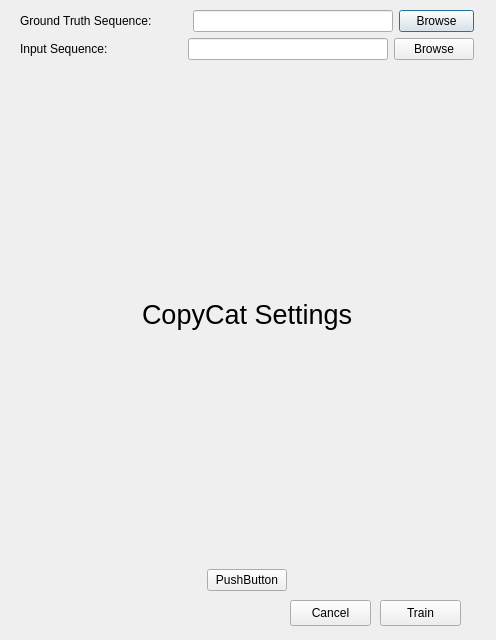
<?xml version="1.0" encoding="UTF-8"?>
<ui version="4.0">
 <class>Dialog</class>
 <widget class="QDialog" name="Dialog">
  <property name="geometry">
   <rect>
    <x>0</x>
    <y>0</y>
    <width>496</width>
    <height>640</height>
   </rect>
  </property>
  <property name="windowTitle">
   <string>Dialog</string>
  </property>
  <widget class="QWidget" name="verticalLayoutWidget">
   <property name="geometry">
    <rect>
     <x>20</x>
     <y>10</y>
     <width>454</width>
     <height>581</height>
    </rect>
   </property>
   <layout class="QVBoxLayout" name="verticalLayout">
    <item>
     <layout class="QHBoxLayout" name="gt_frames">
      <item>
       <widget class="QLabel" name="gt_label">
        <property name="text">
         <string>Ground Truth Sequence:</string>
        </property>
       </widget>
      </item>
      <item>
       <spacer name="gt_spacer1">
        <property name="orientation">
         <enum>Qt::Horizontal</enum>
        </property>
        <property name="sizeHint" stdset="0">
         <size>
          <width>40</width>
          <height>20</height>
         </size>
        </property>
       </spacer>
      </item>
      <item>
       <widget class="QLineEdit" name="gt_file_path">
        <property name="minimumSize">
         <size>
          <width>200</width>
          <height>0</height>
         </size>
        </property>
        <property name="maximumSize">
         <size>
          <width>200</width>
          <height>16777215</height>
         </size>
        </property>
       </widget>
      </item>
      <item>
       <widget class="QPushButton" name="gt_file_browse">
        <property name="minimumSize">
         <size>
          <width>30</width>
          <height>0</height>
         </size>
        </property>
        <property name="maximumSize">
         <size>
          <width>100</width>
          <height>16777215</height>
         </size>
        </property>
        <property name="text">
         <string>Browse</string>
        </property>
       </widget>
      </item>
     </layout>
    </item>
    <item>
     <layout class="QHBoxLayout" name="input_frames">
      <item>
       <widget class="QLabel" name="input_label">
        <property name="text">
         <string>Input Sequence:</string>
        </property>
       </widget>
      </item>
      <item>
       <spacer name="input_spacer1">
        <property name="orientation">
         <enum>Qt::Horizontal</enum>
        </property>
        <property name="sizeHint" stdset="0">
         <size>
          <width>40</width>
          <height>20</height>
         </size>
        </property>
       </spacer>
      </item>
      <item>
       <widget class="QLineEdit" name="input_file_path">
        <property name="minimumSize">
         <size>
          <width>200</width>
          <height>0</height>
         </size>
        </property>
        <property name="maximumSize">
         <size>
          <width>200</width>
          <height>16777215</height>
         </size>
        </property>
       </widget>
      </item>
      <item>
       <widget class="QPushButton" name="input_file_browse">
        <property name="minimumSize">
         <size>
          <width>30</width>
          <height>0</height>
         </size>
        </property>
        <property name="maximumSize">
         <size>
          <width>100</width>
          <height>16777215</height>
         </size>
        </property>
        <property name="text">
         <string>Browse</string>
        </property>
       </widget>
      </item>
     </layout>
    </item>
    <item>
     <layout class="QHBoxLayout" name="cc_settings">
      <item>
       <spacer name="cc_settings_spacer1">
        <property name="orientation">
         <enum>Qt::Horizontal</enum>
        </property>
        <property name="sizeHint" stdset="0">
         <size>
          <width>40</width>
          <height>20</height>
         </size>
        </property>
       </spacer>
      </item>
      <item>
       <widget class="QLabel" name="cc_settings_label">
        <property name="font">
         <font>
          <pointsize>20</pointsize>
         </font>
        </property>
        <property name="text">
         <string>CopyCat Settings</string>
        </property>
       </widget>
      </item>
      <item>
       <spacer name="cc_settings_spacer2">
        <property name="orientation">
         <enum>Qt::Horizontal</enum>
        </property>
        <property name="sizeHint" stdset="0">
         <size>
          <width>40</width>
          <height>20</height>
         </size>
        </property>
       </spacer>
      </item>
     </layout>
    </item>
    <item>
     <layout class="QHBoxLayout" name="horizontalLayout">
      <item>
       <spacer name="horizontalSpacer">
        <property name="orientation">
         <enum>Qt::Horizontal</enum>
        </property>
        <property name="sizeHint" stdset="0">
         <size>
          <width>40</width>
          <height>20</height>
         </size>
        </property>
       </spacer>
      </item>
      <item>
       <widget class="QPushButton" name="pushButton">
        <property name="text">
         <string>PushButton</string>
        </property>
       </widget>
      </item>
      <item>
       <spacer name="horizontalSpacer_2">
        <property name="orientation">
         <enum>Qt::Horizontal</enum>
        </property>
        <property name="sizeHint" stdset="0">
         <size>
          <width>40</width>
          <height>20</height>
         </size>
        </property>
       </spacer>
      </item>
     </layout>
    </item>
   </layout>
  </widget>
  <widget class="QPushButton" name="train_button">
   <property name="geometry">
    <rect>
     <x>380</x>
     <y>600</y>
     <width>81</width>
     <height>26</height>
    </rect>
   </property>
   <property name="text">
    <string>Train</string>
   </property>
  </widget>
  <widget class="QPushButton" name="cancel_button">
   <property name="geometry">
    <rect>
     <x>290</x>
     <y>600</y>
     <width>81</width>
     <height>26</height>
    </rect>
   </property>
   <property name="text">
    <string>Cancel</string>
   </property>
  </widget>
 </widget>
 <resources/>
 <connections/>
</ui>
